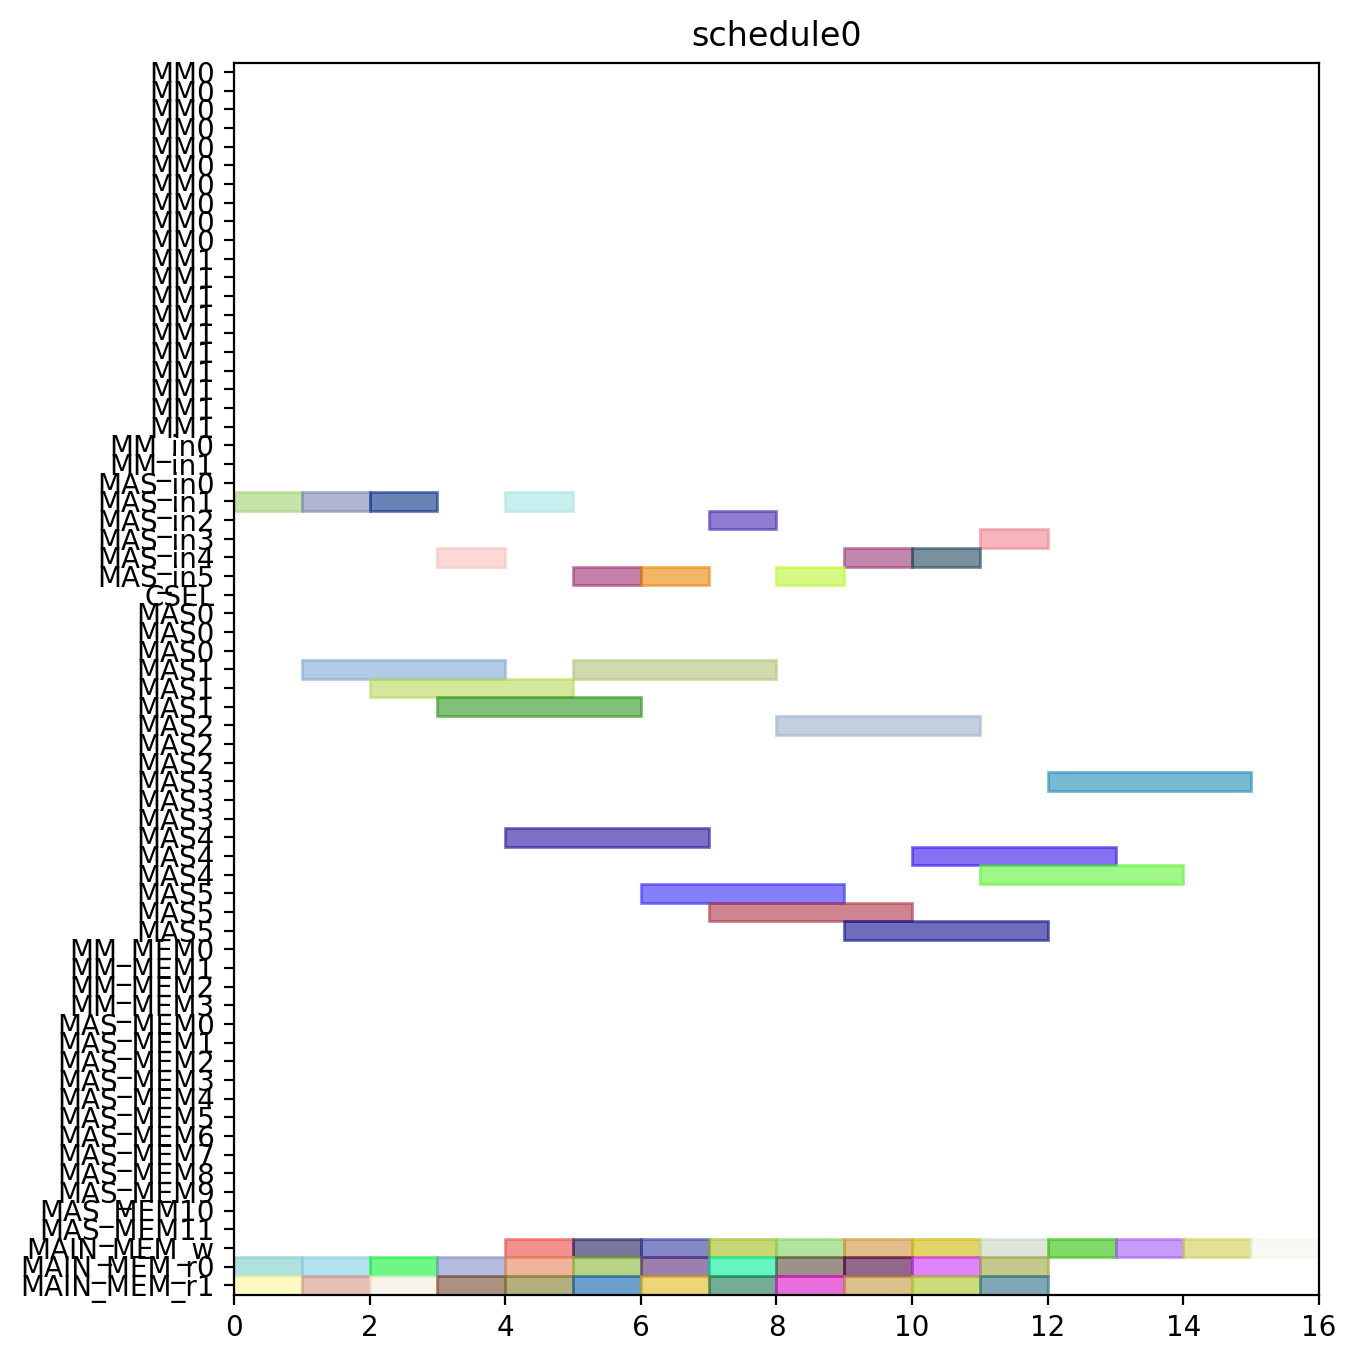

Python code for this plot:
from pyschedule import Scenario, solvers, plotters, alt


def solve():
	horizon = 120
	S = Scenario("schedule0", horizon=horizon)

	# resource
	MM = S.Resources('MM', num=2, size=10)
	MM_in = S.Resources('MM_in', num=2)
	MAS_in = S.Resources('MAS_in', num=6)
	CSEL = S.Resource('CSEL')
	MAS = S.Resources('MAS', num=6, size=3, periods=range(1, horizon))
	MM_MEM = S.Resources('MM_MEM', num=4)
	MAS_MEM = S.Resources('MAS_MEM', num=12)
	MAIN_MEM_w = S.Resource('MAIN_MEM_w', size=1)
	MAIN_MEM_r = S.Resources('MAIN_MEM_r', num=2)

	# result of previous scheduling

	# new tasks
	c000 = S.Task('c000', length=3, delay_cost=1)
	c000 += alt(MAS)
	c000_in = S.Task('c000_in', length=1, delay_cost=1)
	c000_in += alt(MAS_in)
	S += c000_in*MAS_in[0]<=c000*MAS[0]

	S += c000_in*MAS_in[1]<=c000*MAS[1]

	S += c000_in*MAS_in[2]<=c000*MAS[2]

	S += c000_in*MAS_in[3]<=c000*MAS[3]

	S += c000_in*MAS_in[4]<=c000*MAS[4]

	S += c000_in*MAS_in[5]<=c000*MAS[5]

	S += 0<c000

	c000_w = S.Task('c000_w', length=1, delay_cost=1)
	c000_w += alt(MAIN_MEM_w)
	S += c000 <= c000_w

	c000_mem0 = S.Task('c000_mem0', length=1, delay_cost=1)
	c000_mem0 += MAIN_MEM_r[0]
	S += c000_mem0 <= c000

	c000_mem1 = S.Task('c000_mem1', length=1, delay_cost=1)
	c000_mem1 += MAIN_MEM_r[1]
	S += c000_mem1 <= c000

	c001 = S.Task('c001', length=3, delay_cost=1)
	c001 += alt(MAS)
	c001_in = S.Task('c001_in', length=1, delay_cost=1)
	c001_in += alt(MAS_in)
	S += c001_in*MAS_in[0]<=c001*MAS[0]

	S += c001_in*MAS_in[1]<=c001*MAS[1]

	S += c001_in*MAS_in[2]<=c001*MAS[2]

	S += c001_in*MAS_in[3]<=c001*MAS[3]

	S += c001_in*MAS_in[4]<=c001*MAS[4]

	S += c001_in*MAS_in[5]<=c001*MAS[5]

	S += 0<c001

	c001_w = S.Task('c001_w', length=1, delay_cost=1)
	c001_w += alt(MAIN_MEM_w)
	S += c001 <= c001_w

	c001_mem0 = S.Task('c001_mem0', length=1, delay_cost=1)
	c001_mem0 += MAIN_MEM_r[0]
	S += c001_mem0 <= c001

	c001_mem1 = S.Task('c001_mem1', length=1, delay_cost=1)
	c001_mem1 += MAIN_MEM_r[1]
	S += c001_mem1 <= c001

	c010 = S.Task('c010', length=3, delay_cost=1)
	c010 += alt(MAS)
	c010_in = S.Task('c010_in', length=1, delay_cost=1)
	c010_in += alt(MAS_in)
	S += c010_in*MAS_in[0]<=c010*MAS[0]

	S += c010_in*MAS_in[1]<=c010*MAS[1]

	S += c010_in*MAS_in[2]<=c010*MAS[2]

	S += c010_in*MAS_in[3]<=c010*MAS[3]

	S += c010_in*MAS_in[4]<=c010*MAS[4]

	S += c010_in*MAS_in[5]<=c010*MAS[5]

	S += 0<c010

	c010_w = S.Task('c010_w', length=1, delay_cost=1)
	c010_w += alt(MAIN_MEM_w)
	S += c010 <= c010_w

	c010_mem0 = S.Task('c010_mem0', length=1, delay_cost=1)
	c010_mem0 += MAIN_MEM_r[0]
	S += c010_mem0 <= c010

	c010_mem1 = S.Task('c010_mem1', length=1, delay_cost=1)
	c010_mem1 += MAIN_MEM_r[1]
	S += c010_mem1 <= c010

	c011 = S.Task('c011', length=3, delay_cost=1)
	c011 += alt(MAS)
	c011_in = S.Task('c011_in', length=1, delay_cost=1)
	c011_in += alt(MAS_in)
	S += c011_in*MAS_in[0]<=c011*MAS[0]

	S += c011_in*MAS_in[1]<=c011*MAS[1]

	S += c011_in*MAS_in[2]<=c011*MAS[2]

	S += c011_in*MAS_in[3]<=c011*MAS[3]

	S += c011_in*MAS_in[4]<=c011*MAS[4]

	S += c011_in*MAS_in[5]<=c011*MAS[5]

	S += 0<c011

	c011_w = S.Task('c011_w', length=1, delay_cost=1)
	c011_w += alt(MAIN_MEM_w)
	S += c011 <= c011_w

	c011_mem0 = S.Task('c011_mem0', length=1, delay_cost=1)
	c011_mem0 += MAIN_MEM_r[0]
	S += c011_mem0 <= c011

	c011_mem1 = S.Task('c011_mem1', length=1, delay_cost=1)
	c011_mem1 += MAIN_MEM_r[1]
	S += c011_mem1 <= c011

	c100 = S.Task('c100', length=3, delay_cost=1)
	c100 += alt(MAS)
	c100_in = S.Task('c100_in', length=1, delay_cost=1)
	c100_in += alt(MAS_in)
	S += c100_in*MAS_in[0]<=c100*MAS[0]

	S += c100_in*MAS_in[1]<=c100*MAS[1]

	S += c100_in*MAS_in[2]<=c100*MAS[2]

	S += c100_in*MAS_in[3]<=c100*MAS[3]

	S += c100_in*MAS_in[4]<=c100*MAS[4]

	S += c100_in*MAS_in[5]<=c100*MAS[5]

	S += 0<c100

	c100_w = S.Task('c100_w', length=1, delay_cost=1)
	c100_w += alt(MAIN_MEM_w)
	S += c100 <= c100_w

	c100_mem0 = S.Task('c100_mem0', length=1, delay_cost=1)
	c100_mem0 += MAIN_MEM_r[0]
	S += c100_mem0 <= c100

	c100_mem1 = S.Task('c100_mem1', length=1, delay_cost=1)
	c100_mem1 += MAIN_MEM_r[1]
	S += c100_mem1 <= c100

	c101 = S.Task('c101', length=3, delay_cost=1)
	c101 += alt(MAS)
	c101_in = S.Task('c101_in', length=1, delay_cost=1)
	c101_in += alt(MAS_in)
	S += c101_in*MAS_in[0]<=c101*MAS[0]

	S += c101_in*MAS_in[1]<=c101*MAS[1]

	S += c101_in*MAS_in[2]<=c101*MAS[2]

	S += c101_in*MAS_in[3]<=c101*MAS[3]

	S += c101_in*MAS_in[4]<=c101*MAS[4]

	S += c101_in*MAS_in[5]<=c101*MAS[5]

	S += 0<c101

	c101_w = S.Task('c101_w', length=1, delay_cost=1)
	c101_w += alt(MAIN_MEM_w)
	S += c101 <= c101_w

	c101_mem0 = S.Task('c101_mem0', length=1, delay_cost=1)
	c101_mem0 += MAIN_MEM_r[0]
	S += c101_mem0 <= c101

	c101_mem1 = S.Task('c101_mem1', length=1, delay_cost=1)
	c101_mem1 += MAIN_MEM_r[1]
	S += c101_mem1 <= c101

	c110 = S.Task('c110', length=3, delay_cost=1)
	c110 += alt(MAS)
	c110_in = S.Task('c110_in', length=1, delay_cost=1)
	c110_in += alt(MAS_in)
	S += c110_in*MAS_in[0]<=c110*MAS[0]

	S += c110_in*MAS_in[1]<=c110*MAS[1]

	S += c110_in*MAS_in[2]<=c110*MAS[2]

	S += c110_in*MAS_in[3]<=c110*MAS[3]

	S += c110_in*MAS_in[4]<=c110*MAS[4]

	S += c110_in*MAS_in[5]<=c110*MAS[5]

	S += 0<c110

	c110_w = S.Task('c110_w', length=1, delay_cost=1)
	c110_w += alt(MAIN_MEM_w)
	S += c110 <= c110_w

	c110_mem0 = S.Task('c110_mem0', length=1, delay_cost=1)
	c110_mem0 += MAIN_MEM_r[0]
	S += c110_mem0 <= c110

	c110_mem1 = S.Task('c110_mem1', length=1, delay_cost=1)
	c110_mem1 += MAIN_MEM_r[1]
	S += c110_mem1 <= c110

	c111 = S.Task('c111', length=3, delay_cost=1)
	c111 += alt(MAS)
	c111_in = S.Task('c111_in', length=1, delay_cost=1)
	c111_in += alt(MAS_in)
	S += c111_in*MAS_in[0]<=c111*MAS[0]

	S += c111_in*MAS_in[1]<=c111*MAS[1]

	S += c111_in*MAS_in[2]<=c111*MAS[2]

	S += c111_in*MAS_in[3]<=c111*MAS[3]

	S += c111_in*MAS_in[4]<=c111*MAS[4]

	S += c111_in*MAS_in[5]<=c111*MAS[5]

	S += 0<c111

	c111_w = S.Task('c111_w', length=1, delay_cost=1)
	c111_w += alt(MAIN_MEM_w)
	S += c111 <= c111_w

	c111_mem0 = S.Task('c111_mem0', length=1, delay_cost=1)
	c111_mem0 += MAIN_MEM_r[0]
	S += c111_mem0 <= c111

	c111_mem1 = S.Task('c111_mem1', length=1, delay_cost=1)
	c111_mem1 += MAIN_MEM_r[1]
	S += c111_mem1 <= c111

	c200 = S.Task('c200', length=3, delay_cost=1)
	c200 += alt(MAS)
	c200_in = S.Task('c200_in', length=1, delay_cost=1)
	c200_in += alt(MAS_in)
	S += c200_in*MAS_in[0]<=c200*MAS[0]

	S += c200_in*MAS_in[1]<=c200*MAS[1]

	S += c200_in*MAS_in[2]<=c200*MAS[2]

	S += c200_in*MAS_in[3]<=c200*MAS[3]

	S += c200_in*MAS_in[4]<=c200*MAS[4]

	S += c200_in*MAS_in[5]<=c200*MAS[5]

	S += 0<c200

	c200_w = S.Task('c200_w', length=1, delay_cost=1)
	c200_w += alt(MAIN_MEM_w)
	S += c200 <= c200_w

	c200_mem0 = S.Task('c200_mem0', length=1, delay_cost=1)
	c200_mem0 += MAIN_MEM_r[0]
	S += c200_mem0 <= c200

	c200_mem1 = S.Task('c200_mem1', length=1, delay_cost=1)
	c200_mem1 += MAIN_MEM_r[1]
	S += c200_mem1 <= c200

	c201 = S.Task('c201', length=3, delay_cost=1)
	c201 += alt(MAS)
	c201_in = S.Task('c201_in', length=1, delay_cost=1)
	c201_in += alt(MAS_in)
	S += c201_in*MAS_in[0]<=c201*MAS[0]

	S += c201_in*MAS_in[1]<=c201*MAS[1]

	S += c201_in*MAS_in[2]<=c201*MAS[2]

	S += c201_in*MAS_in[3]<=c201*MAS[3]

	S += c201_in*MAS_in[4]<=c201*MAS[4]

	S += c201_in*MAS_in[5]<=c201*MAS[5]

	S += 0<c201

	c201_w = S.Task('c201_w', length=1, delay_cost=1)
	c201_w += alt(MAIN_MEM_w)
	S += c201 <= c201_w

	c201_mem0 = S.Task('c201_mem0', length=1, delay_cost=1)
	c201_mem0 += MAIN_MEM_r[0]
	S += c201_mem0 <= c201

	c201_mem1 = S.Task('c201_mem1', length=1, delay_cost=1)
	c201_mem1 += MAIN_MEM_r[1]
	S += c201_mem1 <= c201

	c210 = S.Task('c210', length=3, delay_cost=1)
	c210 += alt(MAS)
	c210_in = S.Task('c210_in', length=1, delay_cost=1)
	c210_in += alt(MAS_in)
	S += c210_in*MAS_in[0]<=c210*MAS[0]

	S += c210_in*MAS_in[1]<=c210*MAS[1]

	S += c210_in*MAS_in[2]<=c210*MAS[2]

	S += c210_in*MAS_in[3]<=c210*MAS[3]

	S += c210_in*MAS_in[4]<=c210*MAS[4]

	S += c210_in*MAS_in[5]<=c210*MAS[5]

	S += 0<c210

	c210_w = S.Task('c210_w', length=1, delay_cost=1)
	c210_w += alt(MAIN_MEM_w)
	S += c210 <= c210_w

	c210_mem0 = S.Task('c210_mem0', length=1, delay_cost=1)
	c210_mem0 += MAIN_MEM_r[0]
	S += c210_mem0 <= c210

	c210_mem1 = S.Task('c210_mem1', length=1, delay_cost=1)
	c210_mem1 += MAIN_MEM_r[1]
	S += c210_mem1 <= c210

	c211 = S.Task('c211', length=3, delay_cost=1)
	c211 += alt(MAS)
	c211_in = S.Task('c211_in', length=1, delay_cost=1)
	c211_in += alt(MAS_in)
	S += c211_in*MAS_in[0]<=c211*MAS[0]

	S += c211_in*MAS_in[1]<=c211*MAS[1]

	S += c211_in*MAS_in[2]<=c211*MAS[2]

	S += c211_in*MAS_in[3]<=c211*MAS[3]

	S += c211_in*MAS_in[4]<=c211*MAS[4]

	S += c211_in*MAS_in[5]<=c211*MAS[5]

	S += 0<c211

	c211_w = S.Task('c211_w', length=1, delay_cost=1)
	c211_w += alt(MAIN_MEM_w)
	S += c211 <= c211_w

	c211_mem0 = S.Task('c211_mem0', length=1, delay_cost=1)
	c211_mem0 += MAIN_MEM_r[0]
	S += c211_mem0 <= c211

	c211_mem1 = S.Task('c211_mem1', length=1, delay_cost=1)
	c211_mem1 += MAIN_MEM_r[1]
	S += c211_mem1 <= c211

	solvers.mip.solve(S,msg=1,kind='CPLEX',ratio_gap=1.01)

	solution = [['hoge']*len(S.solution()[1]) for i in range(len(S.solution()))]
	for i in range(len(S.solution())):
		for j in range(len(S.solution()[i])):
			solution[i][j]=str(S.solution()[i][j])
	print(solution)

	cycles = int(solution[-1][3])

	pic_file_name = "/mnt/rose/usr1/fukuda/ABE/multiRAM_multiMAS_16mux/scheduling_result/stage10MM2_stage3MAS6/CONJ/schedule0.png"
	if(S.solution() != []):
		plotters.matplotlib.plot(S,img_filename=pic_file_name, show_task_labels=False, fig_size=(cycles*0.25+3, 8))

	return solution
